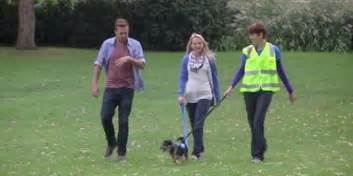
#> input picture 8_image_process/opencv/image_human_detection/test1.jpg, 353 x 176 px
$ jupyter execute human_detection.ipynb   (shell and % lines are left out)
#> lines starting #> are read from the running program, lines starting #| are printed output that depends on the picture; after the words box and inside, x2 and y2 are one past the last pixel; in counts of white or black regions, pixels touching at a corner belong together
# Human detection

* https://yongyuan.name/blog/pedestrian-detection-opencv.html

[cell 1]
import cv2
import imutils

[cell 2]
# initialize the HOG descriptor/person detector
hog = cv2.HOGDescriptor()
hog.setSVMDetector(cv2.HOGDescriptor_getDefaultPeopleDetector())

[cell 3]
image = cv2.imread('test1.jpg', cv2.IMREAD_GRAYSCALE)
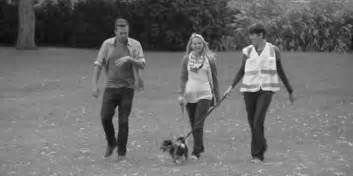
#> image: shape (176, 353); min 4, max 250, mean 108.3
image = imutils.resize(image, width=min(400, image.shape[1]))
orig = image.copy()

# detect people in the image
(rects, weights) = hog.detectMultiScale(image, winStride=(4, 4),
padding=(8, 8), scale=1.05)
#> rects = [[160, 24, 74, 148], [79, 8, 81, 161], [217, 11, 82, 164]]; weights = [2.25, 1.89, 2.14]

[cell 4]
# draw the original bounding boxes
for (x, y, w, h) in rects:
    cv2.rectangle(orig, (x, y), (x + w, y + h), (0, 0, 255), 2)
#> this loop made 3 passes
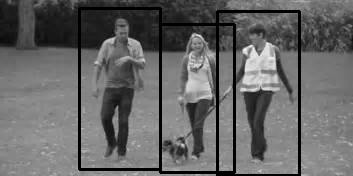
#> orig: shape (176, 353); 5.96% of pixels changed, all inside (x1, y1, x2, y2) = (78, 7, 301, 176)

[cell 5]

from matplotlib import pyplot as plt

plt.imshow(orig, cmap = 'gray', interpolation = 'bicubic')
plt.xticks([]), plt.yticks([])  # to hide tick values on X and Y axis
plt.show()

[cell 6]
from imutils.object_detection import non_max_suppression
import numpy as np

# apply non-maxima suppression to the bounding boxes using a
# fairly large overlap threshold to try to maintain overlapping
# boxes that are still people
rects = np.array([[x, y, x + w, y + h] for (x, y, w, h) in rects])
#> rects = [[160, 24, 234, 172], [79, 8, 160, 169], [217, 11, 299, 175]]
pick = non_max_suppression(rects, probs=None, overlapThresh=0.65)
#> pick = [[217, 11, 299, 175], [160, 24, 234, 172], [79, 8, 160, 169]]

# draw the final bounding boxes
for (xA, yA, xB, yB) in pick:
    cv2.rectangle(image, (xA, yA), (xB, yB), (0, 255, 0), 2)
#> this loop made 3 passes
